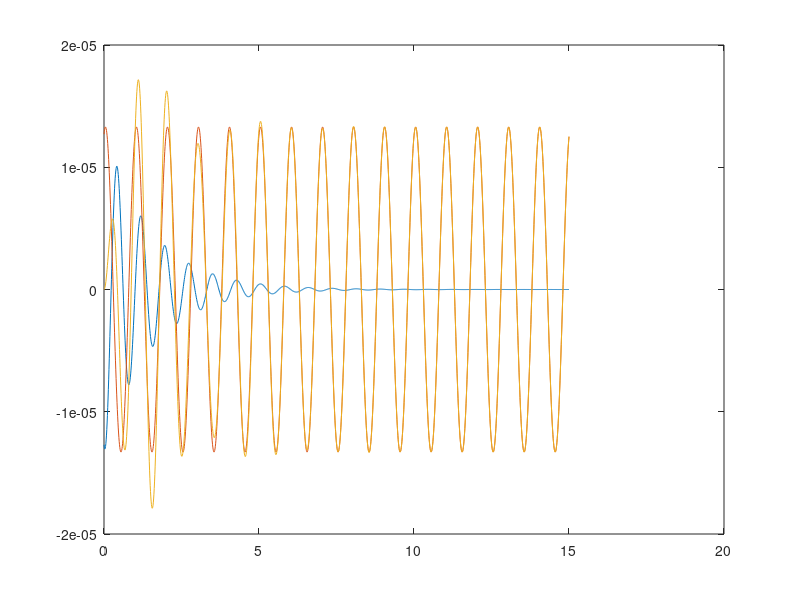

Recreate this plot in MATLAB.
%% Solving 1DOF system with forced excitation using analytical method
%% 1.) Definitions
%% 1.) -Parameter definition
mass                       = 750;                 % Mass of the body [kg]
stiffness                  = 50000;               % Stiffness Coefficient of spring [N/m]
damping                    = 1000;                  % Damping coefficient of damper [Ns/m]
time                       = 0:0.01:15;           % Time [s]

x_0                        = 0.0;                 % Initial Condition displacement
x_dot_0                    = 0;                   % Initial Condition velocity

mass_extruded              = 0.03;                % Mass of the excitation [kg]
omega                      = 6.28;                % Angular frequency of the excitation [1/s]
radius                     = 0.24;                % Radius of the excitation [m]

force = mass_extruded*radius*omega^2;                                       % Calculate the force with given parameters
    
%% 2.) Computing
%% 2.) -Parameter calculation
dampingcoefficient = damping/(2*mass);                          % Calculate damping coefficient
angulareigenfrequency = sqrt(stiffness/mass);                       % Calculate angular eigenfrequency

%% 2.) -Calculation of the characteristic polynomial
lambda = roots([1,2*dampingcoefficient,angulareigenfrequency^2]);         % Calculate roots

%% 2.) -Calculation of the constants
x_max = force/sqrt((damping*omega)^2+(stiffness-mass*omega^2)^2);          % maximum amplitude of particular solution
phi = atan((damping*omega)/(stiffness-mass*omega^2));                                         % phase shift of the particular solution

k1 = x_0-x_max*cos(-phi)+(-lambda(1)*x_0+x_dot_0+x_max*omega*sin(-phi)+x_max*cos(-phi)*lambda(1))/(lambda(1)-lambda(2));% Calculation of the constant 1
k2 = (lambda(1)*x_0-x_dot_0-x_max*omega*sin(-phi)-x_max*cos(-phi)*lambda(1))/(lambda(1)-lambda(2));                                          % Calculation of the constant 2

%% 2.) -Calculation of the solution
x_t_h = k1*exp(lambda(1)*time)+k2*exp(lambda(2)*time);                         % Calculate homogeneous solution
v_t_h = k1*lambda(1)*exp(lambda(1)*time)+k2*lambda(2)*exp(lambda(2)*time);                         % Calculate homogeneous solution

x_t_p = x_max*cos(omega*time-phi);                         % Calculate particular solution
v_t_p = -x_max*omega*sin(omega*time-phi);                         % Calculate particular solution

x_t = real(x_t_h)+x_t_p;                           % Calculate overall solution by superposition of homogeneous and particular solution
v_t = real(v_t_h)+v_t_p;                           % Calculate overall solution by superposition of homogeneous and particular solution

plot(time,x_t_h,time,x_t_p,time,x_t)
